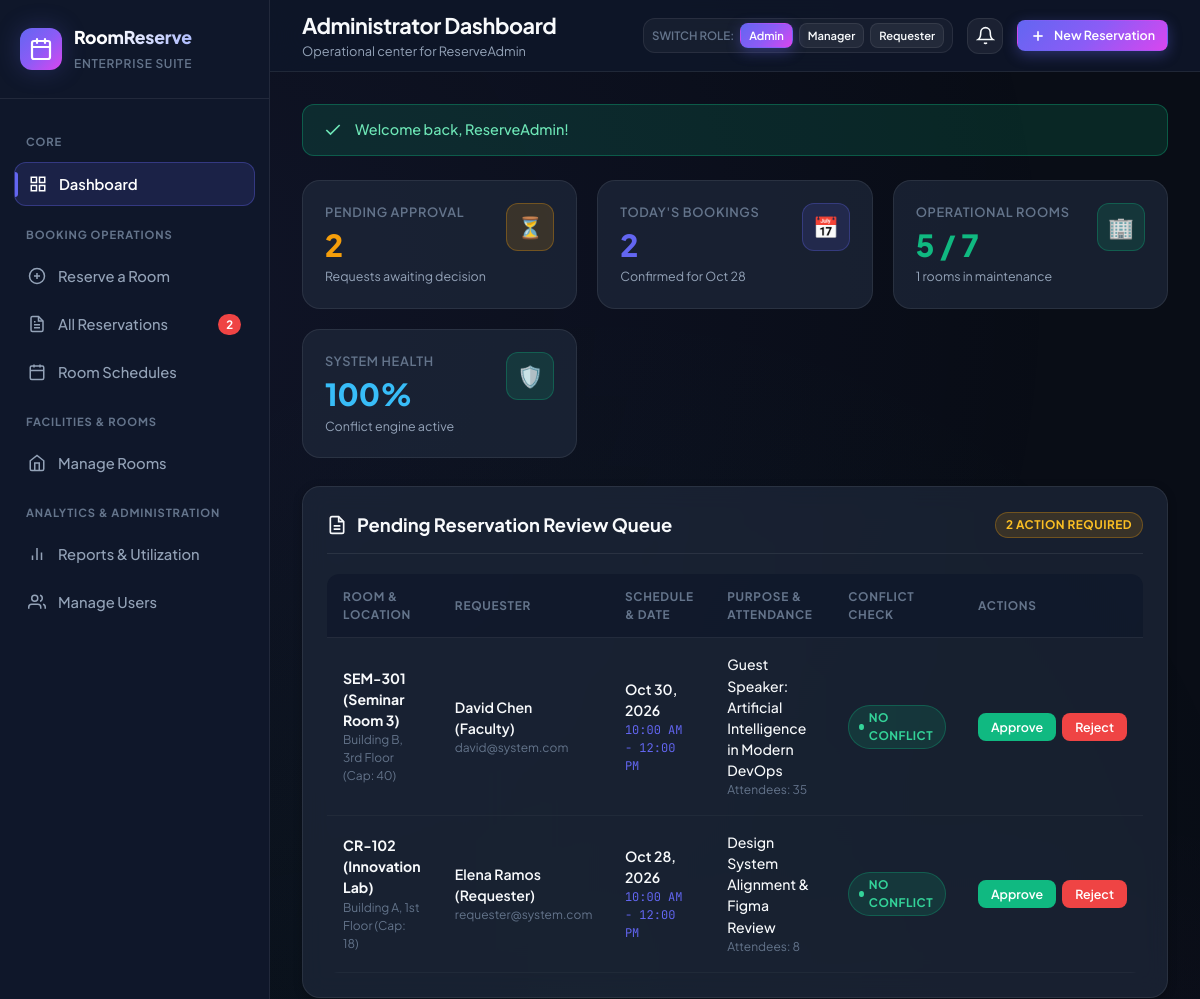
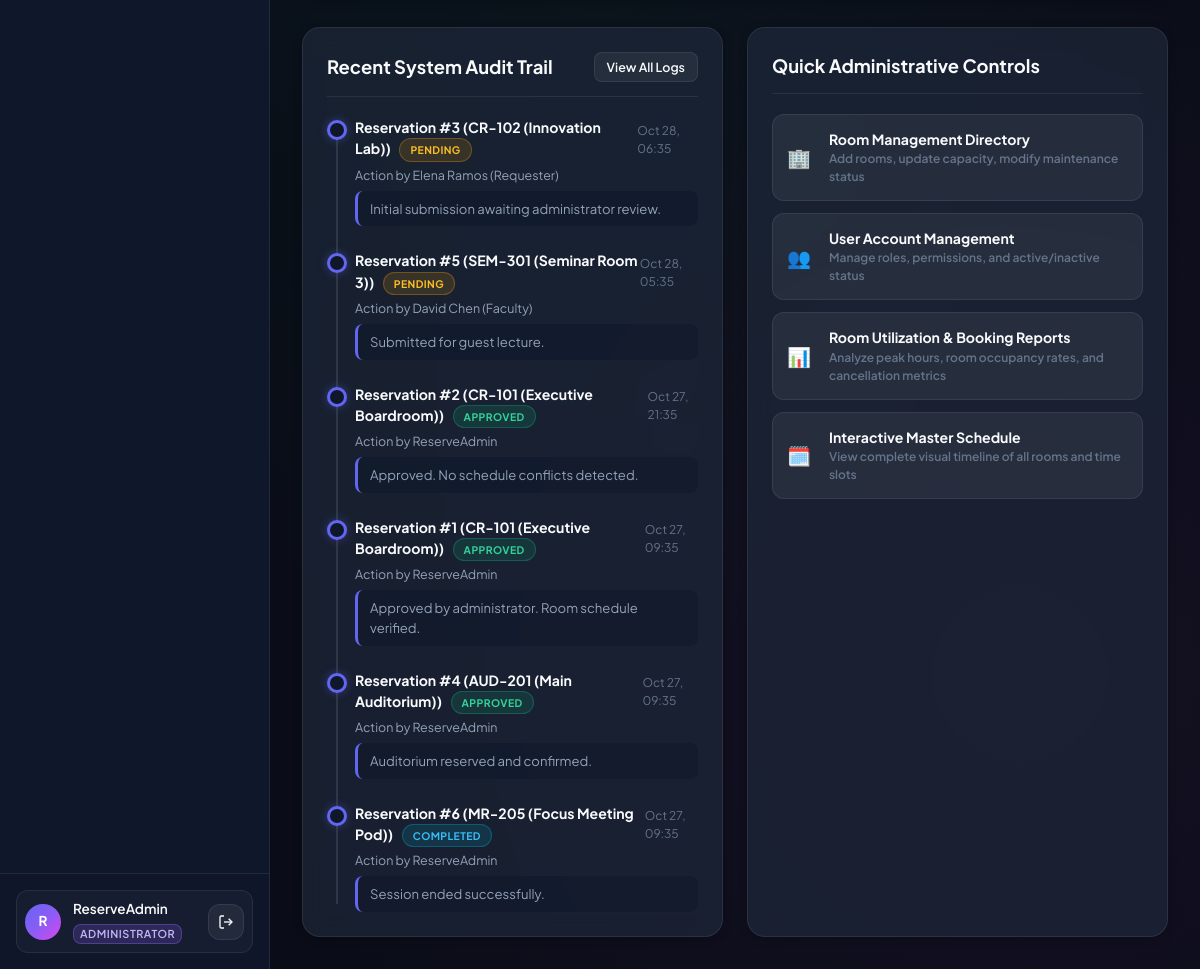
/dashboard.php (signed in), run on the app's committed database (2 pictures, top to bottom).
### tables this page shows
CREATE TABLE `reservations` (
  `reservation_id` INT AUTO_INCREMENT PRIMARY KEY,
  `user_id` INT NOT NULL,
  `room_id` INT NOT NULL,
  `purpose` TEXT NOT NULL,
  `attendance` INT NOT NULL DEFAULT 1,
  `reservation_date` DATE NOT NULL,
  `start_time` TIME NOT NULL,
  `end_time` TIME NOT NULL,
  `status` ENUM('Pending', 'Approved', 'Rejected', 'Cancelled', 'Completed') NOT NULL DEFAULT 'Pending',
  `approved_by` INT DEFAULT NULL,
  `created_at` TIMESTAMP DEFAULT CURRENT_TIMESTAMP,
  `updated_at` TIMESTAMP DEFAULT CURRENT_TIMESTAMP ON UPDATE CURRENT_TIMESTAMP,
  INDEX `idx_room_date_status` (`room_id`, `reservation_date`, `status`),
  CONSTRAINT `fk_res_user` FOREIGN KEY (`user_id`) REFERENCES `users` (`user_id`) ON DELETE CASCADE,
  CONSTRAINT `fk_res_room` FOREIGN KEY (`room_id`) REFERENCES `rooms` (`room_id`) ON DELETE CASCADE,
  CONSTRAINT `fk_res_approver` FOREIGN KEY (`approved_by`) REFERENCES `users` (`user_id`) ON DELETE SET NULL
);

CREATE TABLE `rooms` (
  `room_id` INT AUTO_INCREMENT PRIMARY KEY,
  `room_number` VARCHAR(50) NOT NULL UNIQUE,
  `capacity` INT NOT NULL,
  `location` VARCHAR(100) NOT NULL,
  `room_status` ENUM('Operational', 'Maintenance', 'Unavailable') NOT NULL DEFAULT 'Operational',
  `amenities` VARCHAR(255) DEFAULT 'High-Speed Wi-Fi, Whiteboard',
  `description` TEXT DEFAULT NULL,
  `created_at` TIMESTAMP DEFAULT CURRENT_TIMESTAMP
);

CREATE TABLE `users` (
  `user_id` INT AUTO_INCREMENT PRIMARY KEY,
  `full_name` VARCHAR(100) NOT NULL,
  `email` VARCHAR(150) NOT NULL UNIQUE,
  `password_hash` VARCHAR(255) NOT NULL,
  `role` ENUM('Administrator', 'Room Manager', 'Requester') NOT NULL DEFAULT 'Requester',
  `account_status` ENUM('Active', 'Inactive') NOT NULL DEFAULT 'Active',
  `created_at` TIMESTAMP DEFAULT CURRENT_TIMESTAMP
);

CREATE TABLE `reservation_history` (
  `history_id` INT AUTO_INCREMENT PRIMARY KEY,
  `reservation_id` INT NOT NULL,
  `changed_by` INT NOT NULL,
  `previous_status` VARCHAR(50) DEFAULT NULL,
  `new_status` VARCHAR(50) NOT NULL,
  `remarks` TEXT DEFAULT NULL,
  `changed_at` TIMESTAMP DEFAULT CURRENT_TIMESTAMP,
  INDEX `idx_history_res` (`reservation_id`),
  CONSTRAINT `fk_hist_reservation` FOREIGN KEY (`reservation_id`) REFERENCES `reservations` (`reservation_id`) ON DELETE CASCADE,
  CONSTRAINT `fk_hist_user` FOREIGN KEY (`changed_by`) REFERENCES `users` (`user_id`) ON DELETE CASCADE
);

### dashboard.php (the view, shortened to what the rows shown need)
<?php
require_once __DIR__ . '/config/db.php';
require_once __DIR__ . '/includes/auth.php';
$user = currentUser();
$pdo = getDB();
if ($user['role'] === 'Administrator') {
    $pendingStmt = $pdo->query("
        SELECT r.*, rm.room_number, rm.capacity, rm.location, u.full_name AS requester_name, u.email AS requester_email
        FROM reservations r
        JOIN rooms rm ON r.room_id = rm.room_id
        JOIN users u ON r.user_id = u.user_id
        WHERE r.status = 'Pending'
        ORDER BY r.created_at DESC, r.reservation_id DESC
    ");
    $pendingRequests = $pendingStmt->fetchAll();
    $recentHistStmt = $pdo->query("
        SELECT rh.*, r.reservation_date, r.start_time, r.end_time, rm.room_number, u.full_name AS actor_name
        FROM reservation_history rh
        JOIN reservations r ON rh.reservation_id = r.reservation_id
        JOIN rooms rm ON r.room_id = rm.room_id
        JOIN users u ON rh.changed_by = u.user_id
        ORDER BY rh.changed_at DESC
        LIMIT 6
    ");
    $recentHistory = $recentHistStmt->fetchAll();
}
include __DIR__ . '/includes/header.php';
?>
<?php if ($user['role'] === 'Administrator'): ?>
    <div class="card" style="margin-bottom: 28px;">
        <?php if (empty($pendingRequests)): ?>
            <div style="text-align:center; padding: 40px 20px; color:var(--text-muted);">
                <div style="font-size:2rem; margin-bottom:8px;">🎉</div>
                <div style="font-size:1rem; font-weight:600; color:var(--text-primary);">All caught up!</div>
                <p style="font-size:0.85rem; margin-top:4px;">There are no pending room reservations awaiting review at this moment.</p>
            </div>
        <?php else: ?>
            <div class="table-responsive">
                <table class="data-table">
                    <thead>
                        <tr>
                            <th>Room & Location</th>
                            <th>Requester</th>
                            <th>Schedule & Date</th>
                            <th>Purpose & Attendance</th>
                            <th>Conflict Check</th>
                            <th>Actions</th>
                        </tr>
                    </thead>
                    <tbody>
                        <?php foreach ($pendingRequests as $req):
                            $conflict = checkRoomConflict($pdo, $req['room_id'], $req['reservation_date'], $req['start_time'], $req['end_time']);
                        ?>
                            <tr>
                                <td>
                                    <div style="font-weight:700; color:var(--text-primary);"><?= htmlspecialchars($req['room_number']) ?></div>
                                    <div style="font-size:0.75rem; color:var(--text-muted);"><?= htmlspecialchars($req['location']) ?> (Cap: <?= $req['capacity'] ?>)</div>
                                </td>
                                <td>
                                    <div style="font-weight:600; color:var(--text-primary);"><?= htmlspecialchars($req['requester_name']) ?></div>
                                    <div style="font-size:0.75rem; color:var(--text-muted);"><?= htmlspecialchars($req['requester_email']) ?></div>
                                </td>
                                <td>
                                    <div style="font-weight:600; color:var(--text-primary);"><?= formatDate($req['reservation_date']) ?></div>
                                    <div style="font-size:0.75rem; font-family:var(--font-mono); color:var(--primary);">
                                        <?= formatTime($req['start_time']) ?> - <?= formatTime($req['end_time']) ?>
                                    </div>
                                </td>
                                <td>
                                    <div style="font-weight:500; color:var(--text-primary); max-width:260px;"><?= htmlspecialchars($req['purpose']) ?></div>
                                    <div style="font-size:0.75rem; color:var(--text-muted);">
                                        Attendees: <?= $req['attendance'] ?>
                                    </div>
                                </td>
                                <td>
                                    <?php if ($conflict): ?>
                                        <span class="badge badge-danger" title="Overlaps with #<?= $conflict['reservation_id'] ?>: <?= htmlspecialchars($conflict['purpose']) ?>">
                                            <span class="badge-dot"></span> Conflict Detected!
                                        </span>
                                        <div style="font-size:0.7rem; color:#fca5a5; margin-top:4px;">
                                            Overlaps: <?= formatTime($conflict['start_time']) ?> - <?= formatTime($conflict['end_time']) ?>
                                        </div>
                                    <?php else: ?>
                                        <span class="badge badge-success">
                                            <span class="badge-dot"></span> No Conflict
                                        </span>
                                    <?php endif; ?>
                                </td>
                                <td>
                                    <div style="display:flex; gap:6px;">
                                        <button class="btn btn-success btn-sm" onclick="openApprovalModal(<?= $req['reservation_id'] ?>, '<?= htmlspecialchars(addslashes($req['room_number'])) ?>', '<?= formatDate($req['reservation_date']) ?>', '<?= formatTime($req['start_time']) ?> - <?= formatTime($req['end_time']) ?>', <?= $conflict ? 'true' : 'false' ?>)">
                                            Approve
                                        </button>
                                        <button class="btn btn-danger btn-sm" onclick="openRejectModal(<?= $req['reservation_id'] ?>, '<?= htmlspecialchars(addslashes($req['room_number'])) ?>')">
                                            Reject
                                        </button>
                                    </div>
                                </td>
                            </tr>
                        <?php endforeach; ?>
                    </tbody>
                </table>
            </div>
        <?php endif; ?>
    </div>
    <div style="display:grid; grid-template-columns: repeat(auto-fit, minmax(400px, 1fr)); gap:24px;">
        <div class="card">
            <div class="history-timeline">
                <?php if (empty($recentHistory)): ?>
                    <p style="color:var(--text-muted); font-size:0.85rem;">No history records available.</p>
                <?php else: ?>
                    <?php foreach ($recentHistory as $h): ?>
                        <div class="timeline-step">
                            <div class="timeline-dot"></div>
                            <div class="timeline-header">
                                <span class="timeline-action">
                                    Reservation #<?= $h['reservation_id'] ?> (<?= htmlspecialchars($h['room_number']) ?>)
                                    <span class="badge <?= getStatusBadgeClass($h['new_status']) ?>" style="font-size:0.65rem; margin-left:6px;"><?= $h['new_status'] ?></span>
                                </span>
                                <span class="timeline-time"><?= date('M d, H:i', strtotime($h['changed_at'])) ?></span>
                            </div>
                            <div class="timeline-meta">Action by <?= htmlspecialchars($h['actor_name']) ?></div>
                            <?php if (!empty($h['remarks'])): ?>
                                <div class="timeline-remarks"><?= htmlspecialchars($h['remarks']) ?></div>
                            <?php endif; ?>
                        </div>
                    <?php endforeach; ?>
                <?php endif; ?>
            </div>
        </div>
    </div>
<?php endif; ?>
<?php include __DIR__ . '/includes/footer.php'; ?>

### data on the page
reservations: room.room_number "SEM-301 (Seminar Room 3)", room.location "Building B, 3rd Floor", room.capacity "40", user.full_name "David Chen (Faculty)", user.email "david@system.com", reservation_date "Oct 30, 2026", start_time "10:00 AM", end_time "12:00 PM", purpose "Guest Speaker: Artificial Intelligence in Modern DevOps", attendance "35"
reservations: room.room_number "CR-102 (Innovation Lab)", room.location "Building A, 1st Floor", room.capacity "18", user.full_name "Elena Ramos (Requester)", user.email "requester@system.com", reservation_date "Oct 28, 2026", start_time "10:00 AM", end_time "12:00 PM", purpose "Design System Alignment & Figma Review", attendance "8"
reservation_history: reservation "3", rooms.room_number "CR-102 (Innovation Lab)", new_status "PENDING", changed_at "Oct 28, 06:35", changed_by.full_name "Elena Ramos (Requester)", remarks "Initial submission awaiting administrator review."
reservation_history: reservation "5", rooms.room_number "SEM-301 (Seminar Room 3)", new_status "PENDING", changed_at "Oct 28, 05:35", changed_by.full_name "David Chen (Faculty)", remarks "Submitted for guest lecture."
reservation_history: reservation "2", rooms.room_number "CR-101 (Executive Boardroom)", new_status "APPROVED", changed_at "Oct 27, 21:35", changed_by.full_name "ReserveAdmin", remarks "Approved. No schedule conflicts detected."
reservation_history: reservation "1", rooms.room_number "CR-101 (Executive Boardroom)", new_status "APPROVED", changed_at "Oct 27, 09:35", changed_by.full_name "ReserveAdmin", remarks "Approved by administrator. Room schedule verified."
reservation_history: reservation "4", rooms.room_number "AUD-201 (Main Auditorium)", new_status "APPROVED", changed_at "Oct 27, 09:35", changed_by.full_name "ReserveAdmin", remarks "Auditorium reserved and confirmed."
reservation_history: reservation "6", rooms.room_number "MR-205 (Focus Meeting Pod)", new_status "COMPLETED", changed_at "Oct 27, 09:35", changed_by.full_name "ReserveAdmin", remarks "Session ended successfully."

### other printed values
$pendingCount "2"
substr($currentUser['full_name'], 0, 1) "R"
$currentUser['full_name'] "ReserveAdmin"
$currentUser['role'] "ADMINISTRATOR"
$pageTitle "Administrator Dashboard"
$pageSubtitle "Operational center for ReserveAdmin"
$flashSuccess "Welcome back, ReserveAdmin!"
$todayBookings "2"
$operationalRooms "5"
$totalRooms "7"
$maintenanceRooms "1"
